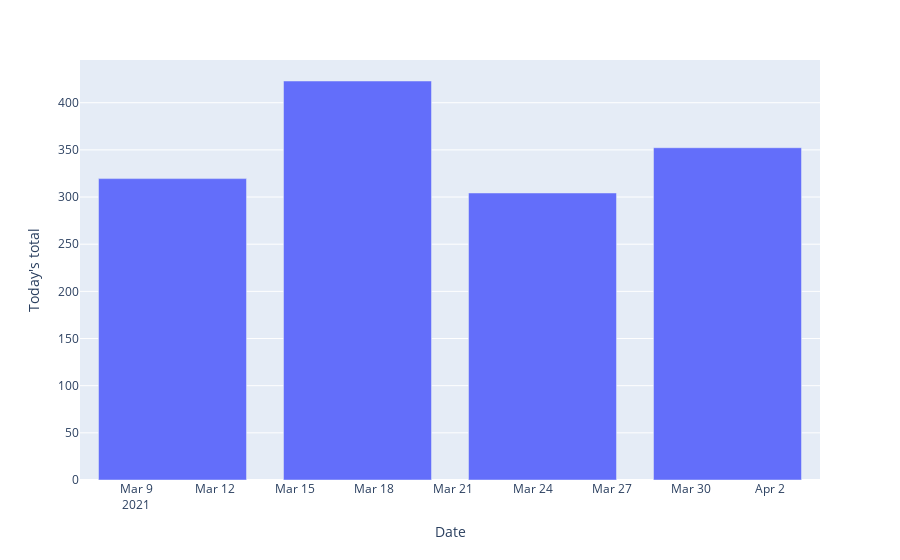

Notebook code cell kept with this figure:
### Code cell
fig_wed = px.bar(wed_at_nine, y="Today's total")
fig_wed.show()

### Figure 1 — Plotly figure (JSON) as saved in the notebook; plotly's stock layout.template omitted (floating-point values rounded to 4 significant figures)
{"data": [{"alignmentgroup": "True", "hovertemplate": "Date=%{x}<br>Today's total=%{y}<extra></extra>", "legendgroup": "", "marker": {"color": "#636efa"}, "name": "", "offsetgroup": "", "orientation": "v", "showlegend": false, "textposition": "auto", "type": "bar", "x": ["2021-03-10T09:00:00", "2021-03-17T09:00:00", "2021-03-24T09:00:00", "2021-03-31T09:00:00"], "xaxis": "x", "y": [319.5, 423.0, 304.3, 352.3], "yaxis": "y"}], "layout": {"barmode": "relative", "legend": {"tracegroupgap": 0}, "margin": {"t": 60}, "xaxis": {"anchor": "y", "domain": [0, 1], "title": {"text": "Date"}}, "yaxis": {"anchor": "x", "domain": [0, 1], "title": {"text": "Today's total"}}}}
